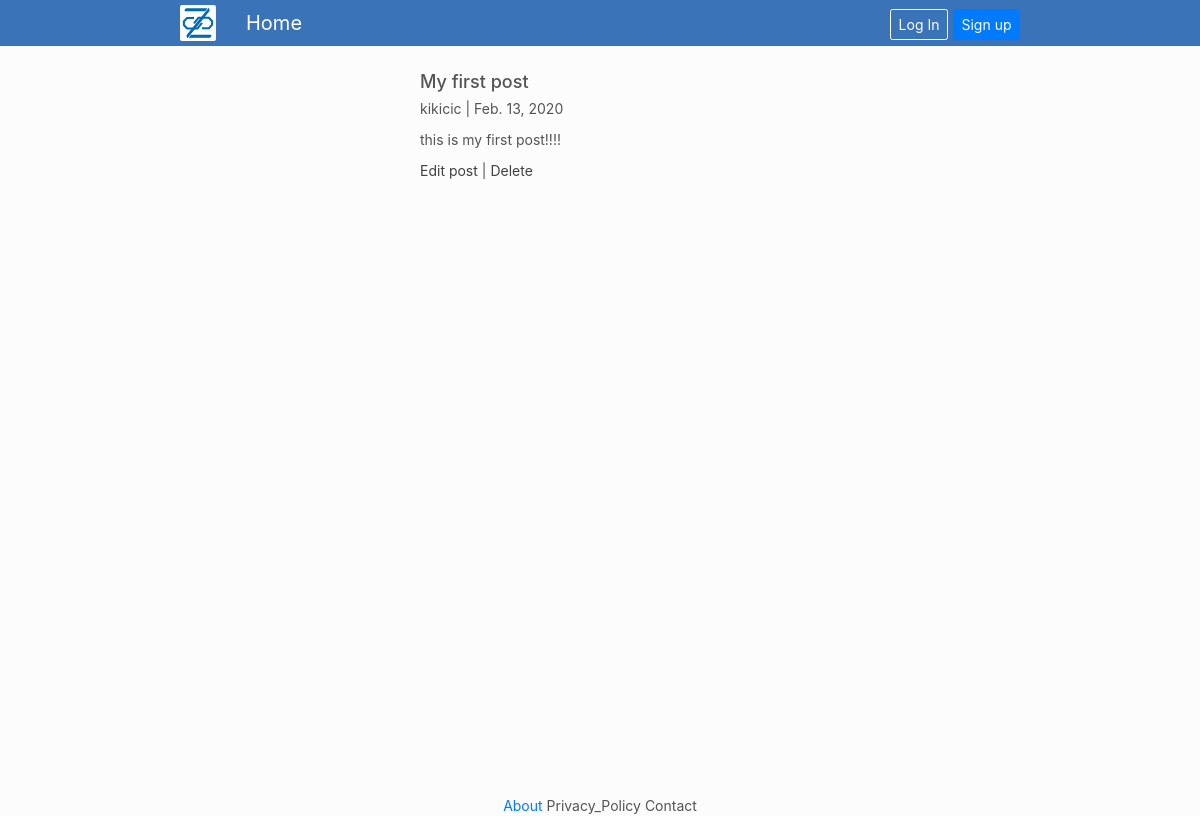
The app's page /post/1/ with its own data.
### blog/models.py (models this page shows, shortened)
class Post (models.Model):
    title = models.CharField (max_length=200)
    author = models.ForeignKey (settings.AUTH_USER_MODEL, on_delete=models.CASCADE,)
    date = models.DateField (auto_now_add=True)
    text = models.TextField ()

### users/models.py (models this page shows)
class CustomUser (AbstractUser):
    university = models.CharField (max_length=80)
    department = models.CharField (max_length=80, blank=True)

### blog/views.py (the view)
class PostPageView (DetailView):
    model = Post
    template_name = 'posts.html'

### templates/posts.html
{%  extends 'base.html' %}
{% block underheader %}
<div>
    <h2>{{ post.title }}</h2>
    <p>{{post.author}} | {{post.date}}</p>
    <p>{{post.text}}</p>
    <p><a href="{% url 'update_post' post.pk %}">Edit post</a> | <a href="{% url 'delete_post' post.pk %}">Delete
    </a></p>
</div>
{% endblock underheader %}

### static/css/base.css (style rules this page uses)
html { font-size: 62.5%; }
body { font-size: 1.4rem; color: rgba(65, 65,65,0.9) !important; background-color: #fcfcfc; position: relative; min-height: 100vh; }
h2 { font-size: 1.8rem !important; }
a:link { text-decoration: none; }
.inside_div a { color: rgba(65, 65, 65, 1.0) }

### records on screen
Post: title "My first post", author "kikicic", date "Feb. 13, 2020", text "this is my first post!!!!"
